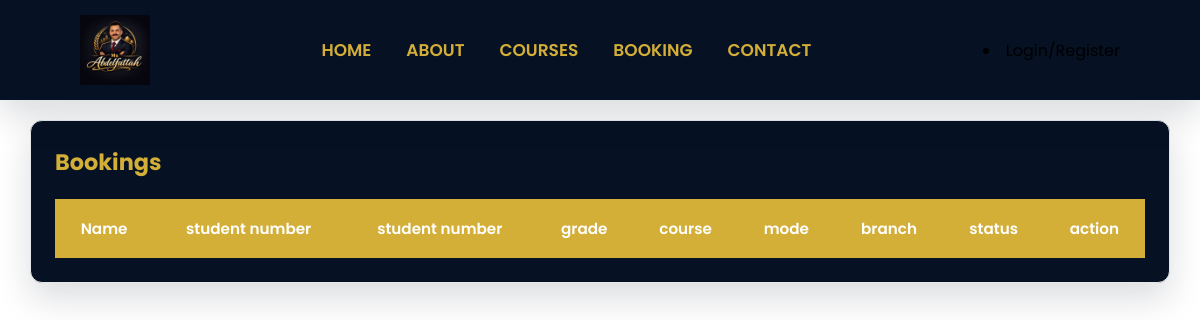
Page /admin/booking on the earlier database version.
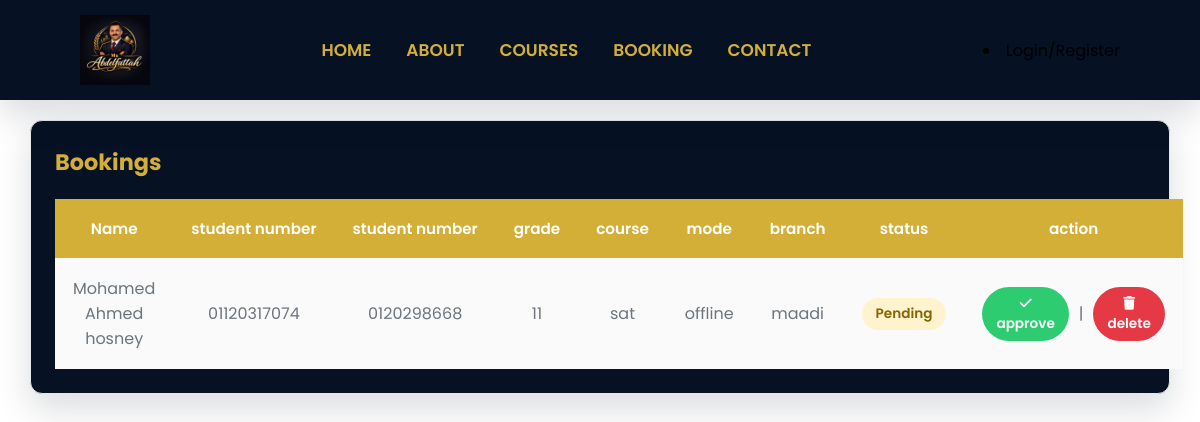
Same page on the later database version.
### models/booking.py (models this page shows)
class Booking(db.Model):
    __tablename__ ="bookings"
    id = db.Column(db.Integer, primary_key=True)
    student_name = db.Column(db.String(100), nullable=False)
    student_number = db.Column(db.String(20), nullable=False)
    parent_number = db.Column(db.String(20), nullable=False)
    grade = db.Column(db.String(10), nullable=False)
    course_id = db.Column(db.Integer, db.ForeignKey("course.id"), nullable=False )
    schedule_id = db.Column(db.Integer, db.ForeignKey("schedule.id"), nullable=False )
    branch_id = db.Column(db.Integer, db.ForeignKey("branches.id"), nullable=False )
    mode = db.Column(db.String(20), nullable=False)
    status = db.Column(db.String(20), default="pending" ,nullable=False)
    branch = db.relationship("Branch", backref="bookings")
    course = db.relationship("Course", backref="bookings")
    schedule = db.relationship("Schedule", backref="bookings")

### models/course.py (models this page shows)
class Course(db.Model):
    id = db.Column(db.Integer, primary_key=True)
    title = db.Column(db.String(150), nullable=False)
    description = db.Column(db.Text, nullable=False)
    course_type = db.Column(db.String(20), nullable=False)
    image = db.Column(db.String(255), nullable=True)
    is_active = db.Column(db.Boolean, default=True)

### models/branch.py (models this page shows)
class Branch(db.Model):
    __tablename__ = "branches"
    id = db.Column(db.Integer, primary_key=True)
    name = db.Column(db.String(100), nullable=True ,unique=True)
    schedule = db.relationship("Schedule", backref="branch", lazy=True, cascade="all,delete")

### routes/booking.py (the view)
@booking.route("/admin/booking", methods=["POST", "GET"])
def admin_booking():
    bookings = Booking.query.all()
    return render_template("admin/bookings.html" ,booking=bookings, name="Bookings")

### templates/admin/bookings.html
{% extends "base.html" %}
{% block body %}
<div class="admin-container">
    <div class="card-admin">
        <div class="card-header">
            <h2 class="card-title">Bookings</h2>
        </div>
        <div class="card-body">
            <div class="table=container">
                <table class="admin-table">
                    <thead>
                        <tr>
                         <th>Name</th>
                         <th>student number</th>
                         <th>student number</th>
                         <th>grade</th>
                         <th>course</th>
                         <th> mode</th>
                         <th>branch</th>
                         <th>status</th>
                         <th>action</th>
                        </tr>
                    </thead>
                    <tbody>
                        {%for booking in booking%}
                         <tr>
                          <td>{{booking.student_name }}</td>
                          <td>{{booking.student_number }}</td>
                          <td>{{booking.parent_number }}</td>
                          <td>{{booking.grade }}</td>
                          <td>{{booking.course.title }}</td>
                          <td>{{booking.mode }}</td>
                          <td>{{booking.branch.name }}</td>
                          <td>
                             {%if booking.status == "pending"%}
                                <span class="badge badge-warning">Pending</span>
                             {%else%}
                                <span class=" badge badge-success">Approved</span>
                             {%endif%}
                            </td>
                            <td>
                                <div class="table-action">
                                    {%if booking.status == "pending"%}
                                        <a href="{{ url_for('booking.approve_booking', booking_id=booking.id)}}" class="btn btn-success btn-sm">
                                        <i class="fa-solid fa-check"></i>
                                            approve
                                        </a>
                                    {%else%}
                                        approved
                                    {%endif%}
                                    |
                                    <a href="{{ url_for('booking.delete_booking', booking_id=booking.id)}}" class="btn btn-danger btn-sm">
                                        <i class="fa-solid fa-trash"></i>
                                        delete
                                    </a>
                                </div>
                            </td>
                         </tr>
                        {%endfor%}
                    </tbody>
                </table>
            </div>
        </div>
    </div>
</div>
{%endblock%}

### templates/base.html (shortened to what this page needs)
<!DOCTYPE html>
<html lang="en">
<head>
    <link rel="stylesheet" href="{{url_for('static', filename='css/style.css')}}">
    <link rel="stylesheet" href="{{url_for('static', filename='css/admin.css')}}">
    <link rel="stylesheet" href="https://cdnjs.cloudflare.com/ajax/libs/font-awesome/6.7.2/css/all.min.css">
    <link rel="stylesheet" href="https://unpkg.com/aos@2.3.4/dist/aos.css">
</head>
<body>
    <nav class="navbar" id="navbar">
        <div class="logo">
                <a href="/" >
                 <img src="{{ url_for('static', filename='image/abdelfatah.png') }}" alt="logo">
               </a>
       </div>
        <ul class="nav_links" id="nav-links">
           <li> <a href="/">HOME</a> </li>
           <li> <a href="/about">ABOUT</a> </li>
           <li> <a href="/courses">COURSES</a> </li>
           <li><a href="/booking">BOOKING</a></li>
           <li><a href="/contact">CONTACT</a></li>
        </ul>
        {%if current_user.is_authenticated %}
            <a href="/dashboard" class="btn-nav">My Account</a>
        {%else%}
        <li>
            <a href="{{url_for('auth.login')}}">Login/Register</a>
        </li>
        {%endif%}
    </nav>
    {% block body %}
    {% endblock %}
</body>
</html>

### static/css/style.css (style rules this page uses)
:root { --primary-color:#061123; --secondary-color:#d4af37; --background-color:#dee2e6; --white:#ffffff; --black:#000000; --dark-light:#14213d; --gray:#6c757d; --light-gray:#ced4da; --border-color:#adb5bd; --success:#2ecc71; --danger:#e63946; --warning:#fca311; --card-bg:#ffffff; --card-hover:#f9f9fa; --button-primary:#fca311; --button-hover:#d98c00; --button-dark:#061123; --shadow:0 15px 35px rgba(6, 17, 35,.15); --radius:10px; --trnasition:.35s ease; }
* { margin: 0; padding: 0; box-sizing: border-box; }
body { font-family: 'poppins', sans-serif; background: var(--white); color: var(--black); overflow-x: hidden; }
img { width:100%; display: block; }
a { text-decoration: none; color: inherit; }
ul { list-style: none; }
.btn { display: inline-block; padding:15px 35px; background: var(--primary-color); color: var(--white); border-radius: 50px; font-weight: 600; transition: var(--trnasition); }
.navbar.scrolled { box-shadow: var(--shadow); background: var(--primary-color); padding:15px 80px ; transition: var(--trnasition); }
.navbar { background: var(--primary-color); position: fixed; top: 0; left: 0; width: 100%; padding: 20px 80px; display: flex; justify-content: space-between; align-items: center; background: var(--primary-color)s; z-index: 1000; }
.logo img { display: block; width: 70px; }
.nav_links { display: flex; align-items: center; gap: 35px; list-style: none; }
.nav_links a { color: var(--secondary-color); font-size: 17px; font-weight: 600; transition: var(--trnasition); }

### static/css/admin.css (style rules this page uses)
:root { --primary-color:#061123; --secondary-color:#d4af37; --background-color:#dee2e6; --white:#ffffff; --black:#000000; --dark-light:#14213d; --gray:#6c757d; --light-gray:#ced4da; --border-color:#adb5bd; --success:#2ecc71; --danger:#e63946; --warning:#fca311; --shadow:0 15px 35px rgba(6, 17, 35,.15); --radius:12px; --transition:.35s ease; }
* { margin: 0; padding: 0; box-sizing: border-box; }
body { background: var(--white); color: var(--black); overflow-x: hidden; }
.admin-container { padding-top: 80px; width: 95%; max-width: 1400px; margin: 40px auto; }
.card-admin { width: 100%; background: var(--primary-color); border: 1px solid #E5E7EB; border-radius: var(--radius); box-shadow: var(--shadow); padding: 24PX; transition: var(--transition); }
.card-header { display: flex; justify-content: space-between; align-items: center; margin-bottom: 20px; }
.card-title { font-size: 1.4rem; font-weight: 700; color: var(--secondary-color); }
.card-body { width: 100%; }
.btn-success { background:var(--success) ; color: var(--white); }
.btn-danger { background:var(--danger) ; color: var(--white); }
.btn-sm { padding: 7px 14px; font-size: 0.85rem; }
.admin-table { width: 100%; border-collapse: collapse; background: white; }
.admin-table thead { width: 100%; background: var(--secondary-color); color: var(--white); }
.admin-table th { padding: 18px; text-align: center; font-size: 0.95rem; font-weight: 600; white-space: nowrap; vertical-align: middle; }
.admin-table td { text-align: center; padding: 18px; border-bottom: 1px solid #E5E7EB; color: var(--gray); vertical-align: middle; }
.admin-table tbody tr { transition: var(--transition); }
.admin-table tbody tr { background: #fafafa; }
.admin-table tbody tr:last-child td { border-bottom: none; }
.table-action { display: flex; align-items: center; gap: 10px; }
.badge { display: inline-flex; align-items: center; justify-content: center; padding: 6px 14px; border-radius: 999px; font-size: 0.85rem; font-weight: 600; }
.badge-warning { background: #fff3cd; color: #856404; }

Differences in the rows shown:
added Booking: student_name "Mohamed Ahmed hosney", student_number "01120317074", parent_number "0120298668", grade "11", course "sat", mode "offline", branch.name "maadi", status "Pending"
